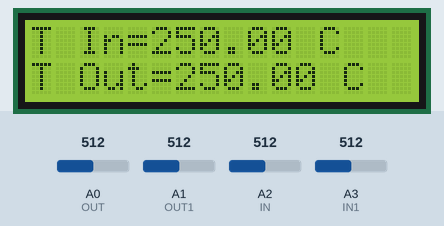
The sketch below on a simulated Arduino Uno, built with avr-gcc and run on an emulated ATmega328P. Shown: 16×2 character LCD. The inputs (shaded band) are chosen by the test bench; at power-on: A0 (OUT) = 512, A2 (IN) = 512, A3 (IN1) = 512, A1 (OUT1) = 512. What the sketch prints to the serial monitor is not drawn.

Above: at 1.2 s.
1.3 s: A0 (OUT) set to 716
At 7.7 s:
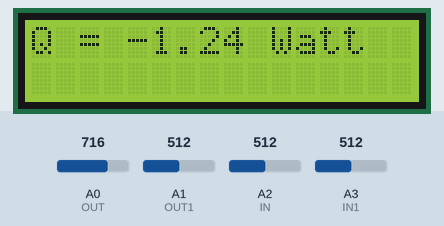
11.2 s: A2 (IN) set to 716
At 14.1 s:
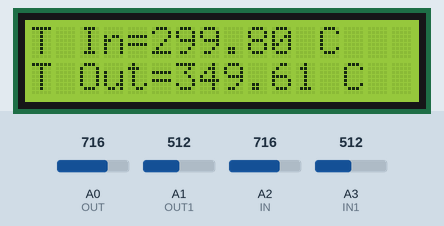
17.1 s: A3 (IN1) set to 716
At 18.7 s:
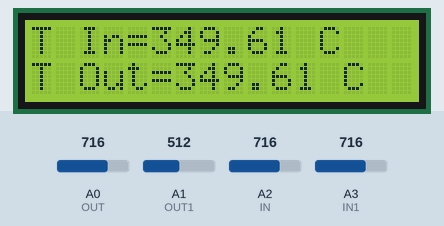
22.5 s: A0 (OUT) set to 992
At 23.3 s:
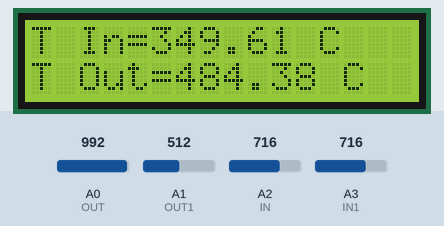
27.9 s: A2 (IN) set to 992
At 32.6 s:
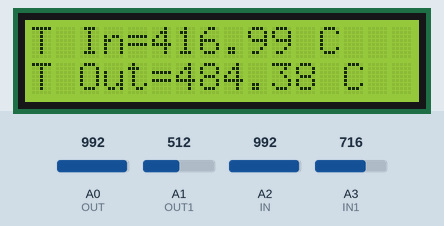
35.3 s: A3 (IN1) set to 992
At 37.2 s:
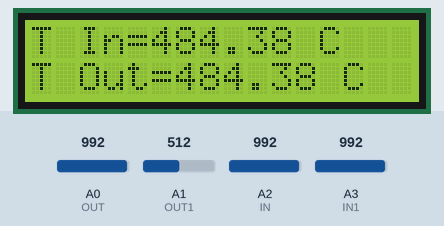
Timing chart, 0 to 38.7 s (numbered marks = the images above; inputs shaded):
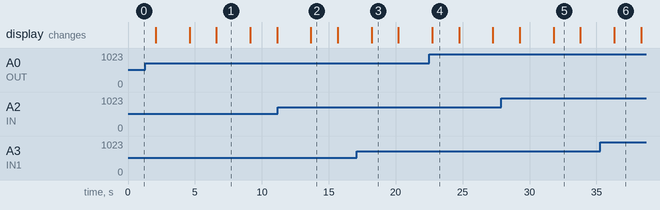

Measured:
- after the input at 1.3 s, the display: first differs from a run without the input after 3.3 s (image 1 shows a later state)
- after the input at 11.2 s, the display: changes after 2.5 s (image 2)
- after the input at 17.1 s, the display: changes after 1.1 s (image 3)
- after the input at 22.5 s, the display: changes after 0.23 s (image 4)
- after the input at 27.9 s, the display: first differs from a run without the input after 3.9 s (image 5)
- after the input at 35.3 s, the display: changes after 1.0 s (image 6)
- what the display in image 1 shows lasts 2.5 s, from 6.6 s to 9.1 s

The sketch:

Wall.ino
```cpp
#include <OneWire.h>                                 // initialize One Wire library
#include <DallasTemperature.h>                       // initialize Dallas Tempreature library
#include <LiquidCrystal.h>                           // initialize LCD library

LiquidCrystal lcd(12, 11, 5, 4, 3, 2);               // Digital pins to which LCD is connected


// ****************  Defining constants  **************** //


const int IN = 2;                                    // A2 is where LM35 sensor (in) is connected
const int IN1 = 3;                                   // A3 is where LM35 sensor (in) is connected

const int OUT = 0;                                   // A0 is where LM35 sensor (out) is connected
const int OUT1 = 1;                                  // A1 is where LM35 sensor (out) is connected

const float  K_PU = 0.03 ;                           // K (Thermal Conductivity) of PU [W/m.K]
const float  K_AIR = 0.025 ;                         // K (Thermal Conductivity) of Air [W/m.K]
const float  K_WOOD = 0.105 ;                        // K (Thermal Conductivity) of Wood [W/m.K]

const float  H_AIRi = 30 ;                           // h (Thermal Convection Coefficient) of Air in [W/m^2.K]
const float  H_AIRo = 60 ;                           // h (Thermal Convection Coefficient) of Air out [W/m^2.K]

const float  Area = 0.038 ;                          // Area of PU = Area of Air = Area of Wood [m^2]


const float  L_PU = 0.03 ;                           // Thickness of PU [m]
const float  L_AIR = 0.02 ;                          // Thickness of AIR [m]
const float  L_WOOD = 0.005 ;                        // Thickness of WOOD [m]


// **************** Function Calculates Thermal Resistance for Conduction **************** //

float Rconduction (float L, float K, float Area){

    return ( L / ( K * Area ) );
  }


void setup()
{
  lcd.begin(16,2);                                                          // Intiallize LCD interface
  Serial.begin(9600);                                                       // Intiallize Serial Monitor
  }


void loop()
{


  // ****************  SENSOR I/O  **************** //

  int valueIN = analogRead( IN ) ;                                           // Read the value from the sensor
  float millivoltsIN = ( valueIN / 1024.0 ) * 5000 ;                         // Change reading to millivolts
  float celsiusIN = ( millivoltsIN / 10 ) ;                                  // Change millivolts to degree celsius

  int valueOUT = analogRead( OUT ) ;                                         // Read the value from the sensor
  float millivoltsOUT = ( valueOUT / 1024.0 ) * 5000 ;                       // Change reading to millivolts
  float celsiusOUT = ( millivoltsOUT / 10 ) ;                                // Change millivolts to degree celsius

  int valueIN1 = analogRead( IN1 ) ;                                         // Read the value from the sensor
  float millivoltsIN1 = ( valueIN1 / 1024.0 ) * 5000 ;                       // Change reading to millivolts
  float celsiusIN1 = ( millivoltsIN1 / 10 ) ;                                // Change millivolts to degree celsius

  int valueOUT1 = analogRead( OUT1 ) ;                                       // Read the value from the sensor
  float millivoltsOUT1 = ( valueOUT1 / 1024.0 ) * 5000 ;                     // Change reading to millivolts
  float celsiusOUT1 = ( millivoltsOUT1 / 10 ) ;                              // Change millivolts to degree celsius

  float tempINavg= (celsiusIN +celsiusIN1 )/2 ;                                      // Calculate average tempreature in heated room to enhance accuracy
  float tempOUTavg= (celsiusOUT +celsiusOUT )/2 ;                                   // Calculate average tempreature in insulated room to enhance accuracy


  // **************** Heat Transfer **************** //

  float RcondPU = Rconduction(L_PU,K_PU,Area) ;                                                        // Conduction Thermal Resistance of PU
  float RcondAir = Rconduction(L_AIR,K_AIR,Area);                                                      // Conduction Thermal Resistance of Air
  float RcondWood = Rconduction(L_WOOD,K_WOOD,Area);                                                   // Conduction Thermal Resistance of Wood
  float RconvIN = 1 / ( H_AIRi * Area ) ;                                                              // Convection Thermal Resistance (IN)
  float RconvOUT = 1 / (H_AIRo * Area ) ;                                                              // Convection Thermal Resistance (OUT)
  float R_Thermal = RconvIN + ( 4*RcondWood ) + ( 2*RcondPU ) + RcondAir + RconvOUT ;                  // Equivalent Thermal Resistance
  float tempChange = ( tempINavg - tempOUTavg ) ;                                                      // Tempreature Change
  float Q = ( tempChange / R_Thermal ) ;                                                               // Calculating heat transfer in watts


  // ****** Print temp in ****** //

  lcd.clear() ;

  lcd.setCursor( 0 , 0 ) ;
  lcd.print( "T In=" ) ;
  lcd.print( tempINavg ) ;
  lcd.print( " C" ) ;

  // ****** Print temp out ****** //

  lcd.setCursor( 0 , 1 ) ;
  lcd.print( "T Out=" ) ;
  lcd.print( tempOUTavg ) ;
  lcd.print( " C" ) ;

delay(2000);

  // ****** Print Q ****** //

  lcd.clear() ;

  lcd.setCursor( 0 , 0 ) ;
  lcd.print( "Q = " ) ;
  lcd.print( Q ) ;
  lcd.print( " Watt" ) ;

  delay(2000);


  // ********* Monitor Readings ********* //

 Serial.print ("Temp OUT 1 = ");
  Serial.print (celsiusOUT );
  Serial.print ("\n");
  Serial.print ("Temp OUT 2 = ");
  Serial.print (celsiusOUT );
  Serial.print ("\n");
  Serial.print ("Temp IN 1 = ");
  Serial.print (celsiusIN);
  Serial.print ("\n");
  Serial.print ("Temp IN 2= ");
  Serial.print (celsiusIN1);
  Serial.print ("\n");
  Serial.print("*******");
  Serial.print ("\n");
  delay (500);
}
```
